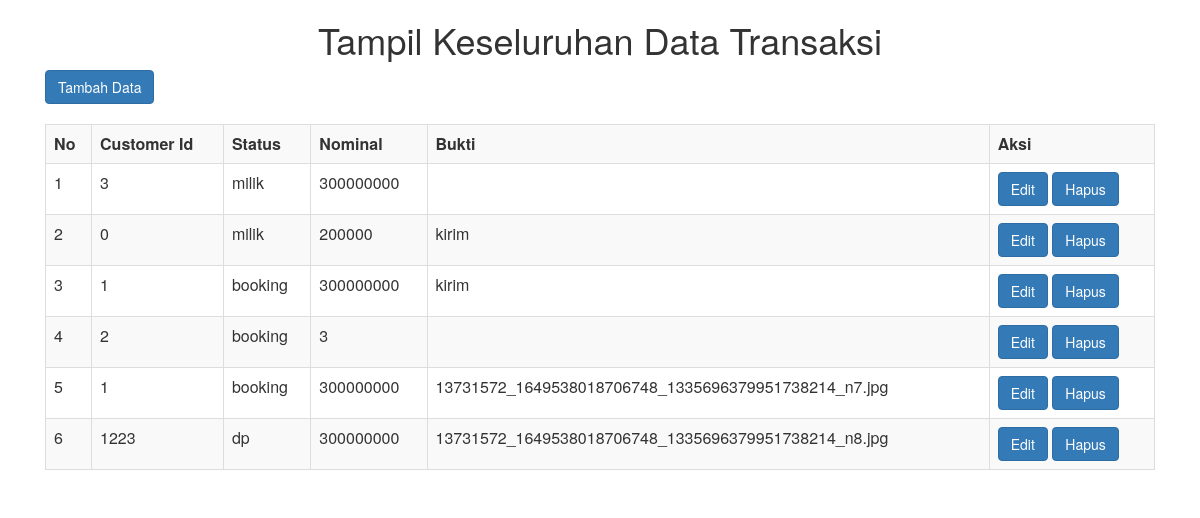
/index.php/transaksi, run on the app's committed database.
### tables this page shows
CREATE TABLE `data_transaksi` (
  `id` int(20) NOT NULL,
  `customer_id` int(30) NOT NULL,
  `status` varchar(255) NOT NULL,
  `nominal` varchar(20) NOT NULL,
  `bukti` varchar(100) NOT NULL
);

### application/controllers/transaksi.php (called while the page is built, shortened)
<?php if ( ! defined('BASEPATH')) exit('No direct script access allowed');
	class Transaksi extends ci_controller
	{
		function __construct()
		{
			$this->load->model('data_transaksi');
		}
		function index()
		{
			$data['data']=$this->data_transaksi->getAll();
			$this->load->view('data_transaksi/tampil_data',$data);
		}
	}
?>

### index.php (called while the page is built, shortened)
<?php
require_once BASEPATH.'core/CodeIgniter.php';

### application/models/data_transaksi.php (called while the page is built, shortened)
<?php if ( ! defined('BASEPATH')) exit('No direct script access allowed');
	class Data_transaksi extends ci_model
	{
		function getAll()
		{
			return $this->db->get('data_transaksi');
		}
	}

### application/views/data_transaksi/tampil_data.php (the view, shortened to what this page needs)
<html>
	<head>
		<link rel="stylesheet" type="text/css" href="<?php echo base_url('assets/css/bootstrap.css');?>">
	</head>
	<body>
	<div class="container">
		<div class="col-md-12">
		<center><h1>Tampil Keseluruhan Data Transaksi</h1></center>
		<a href="<?php echo site_url('transaksi/tambah_data');?>"><button class="btn btn-primary"> Tambah Data </button></a></br></br>
		<?php
			if ($data->num_rows()> 0){ ?>
				<table align="center" border="1" class="table table-bordered table-striped">
					<tr>
						<th>No</th>
						<th>Customer Id</th>
						<th>Status</th>
						<th>Nominal</th>
						<th>Bukti</th>
						<th>Aksi</th>
						</tr>
					<?php $nomer=1; ?>
					<?php foreach ($data->result() as $bismillah): ?>
						<tr>
							<td><?php echo $nomer; ?></td>
							<td><?php echo $bismillah->customer_id; ?></td>
							<td><?php echo $bismillah->status; ?></td>
							<td><?php echo $bismillah->nominal; ?></td>
							<td><?php echo $bismillah->bukti; ?></td>
							<td>
								<a href="<?php echo site_url('transaksi/edit_data/'.$bismillah->id);?>" class="btn btn-primary" >Edit</a>
								<a href="<?php echo site_url('transaksi/hapus_data/'.$bismillah->id);?>" class="btn btn-primary" >Hapus</a>
							</td>
							<?php $nomer++; ?>
						</tr>
					<?php endforeach; } ?>
				</table>
		</div>
	</div>
	</body>
</html>

### data on the page
data_transaksi: customer "3", status "milik", nominal "300000000"
data_transaksi: customer "0", status "milik", nominal "200000", bukti "kirim"
data_transaksi: customer "1", status "booking", nominal "300000000", bukti "kirim"
data_transaksi: customer "2", status "booking", nominal "3"
data_transaksi: customer "1", status "booking", nominal "300000000", bukti "13731572_1649538018706748_1335696379951738214_n7.jpg"
data_transaksi: customer "1223", status "dp", nominal "300000000", bukti "13731572_1649538018706748_1335696379951738214_n8.jpg"
